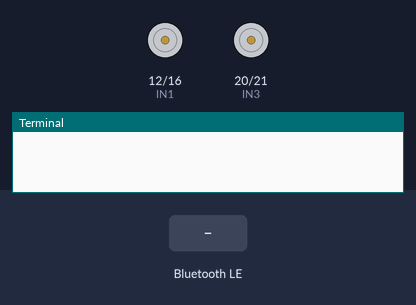
The program below on a simulated Raspberry Pi (BCM pin numbers). Parts: motor-driver pin pairs drawn as motors (green arrow = first pin HIGH = forward, orange = second pin HIGH = backward, longer = more drive, scaled by the enable pin), the last lines printed to the terminal. The test bench sets the inputs (shaded band). A phone connects over Bluetooth after 1 s.

Above: at 1.2 s.
1.3 s: "F" written over Bluetooth
At 1.8 s:
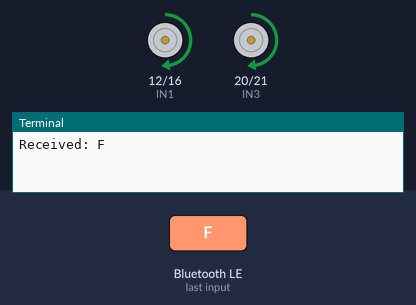
2.8 s: "L" written over Bluetooth
At 4.0 s:
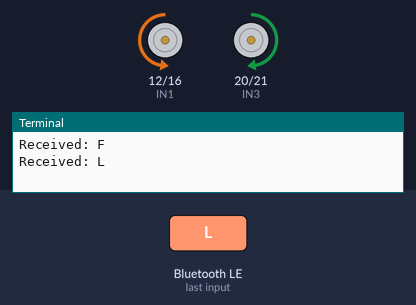
4.3 s: "R" written over Bluetooth
At 5.3 s:
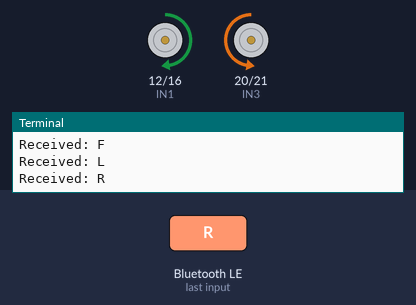
5.8 s: "B" written over Bluetooth
At 6.4 s:
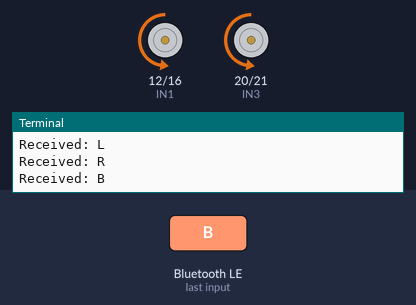
Timing chart, 0 to 8.3 s (numbered marks = the images above; inputs shaded):
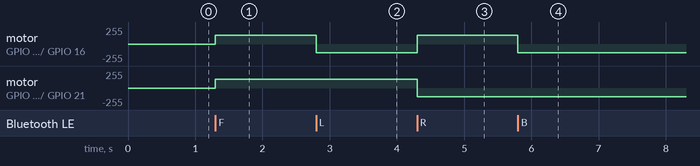

The program:

pi_bt_robot.py
```python
import bluetooth
import time
import RPi.GPIO as GPIO
ENA = 18
IN1 = 12
IN2 = 16
IN3 = 20
IN4 = 21
ENB = 13
GPIO.setwarnings(False)
GPIO.setmode(GPIO.BCM)
GPIO.setup(IN1,GPIO.OUT)
GPIO.setup(IN2,GPIO.OUT)
GPIO.setup(IN3,GPIO.OUT)
GPIO.setup(IN4,GPIO.OUT)
GPIO.setup(ENA,GPIO.OUT)
GPIO.setup(ENB,GPIO.OUT)
leftPWM = GPIO.PWM(ENA,1000)
rightPWM = GPIO.PWM(ENB,1000)
leftPWM.start(0)
rightPWM.start(0)
leftPWM.ChangeDutyCycle(50)
rightPWM.ChangeDutyCycle(50)
bt_addr = "00:18:E4:40:00:06"
port = 1
server_socket=bluetooth.BluetoothSocket (bluetooth.RFCOMM)
server_socket.connect((bt_addr,port))
def right():
    GPIO.output(IN1,GPIO.HIGH)
    GPIO.output(IN2,GPIO.LOW)
    GPIO.output(IN3,GPIO.LOW)
    GPIO.output(IN4,GPIO.HIGH)
def left():
   GPIO.output(IN1,GPIO.LOW)
   GPIO.output(IN2,GPIO.HIGH)
   GPIO.output(IN3,GPIO.HIGH)
   GPIO.output(IN4,GPIO.LOW)
def forward():
   GPIO.output(IN1,GPIO.HIGH)
   GPIO.output(IN2,GPIO.LOW)
   GPIO.output(IN3,GPIO.HIGH)
   GPIO.output(IN4,GPIO.LOW)
def backward():
   GPIO.output(IN1,GPIO.LOW)
   GPIO.output(IN2,GPIO.HIGH)
   GPIO.output(IN3,GPIO.LOW)
   GPIO.output(IN4,GPIO.HIGH)
def stop():
   GPIO.output(IN1,GPIO.LOW)
   GPIO.output(IN2,GPIO.LOW)
   GPIO.output(IN3,GPIO.LOW)
   GPIO.output(IN4,GPIO.LOW)
data=""
while 1:
         data= server_socket.recv(1024)
	 data_end = data.find('\n')
         print "Received: %s" % data
         if (data == "F"):
            forward()
         elif (data == "L"):
            left()
         elif (data == "R"):
            right()
         elif (data == "B"):
            backward()
         elif data == "S":
            stop()
server_socket.close()
```

Measured:
- after the input at 1.3 s, motor on GPIO 12 (IN1) / GPIO 16 (IN2), motor on GPIO 20 (IN3) / GPIO 21 (IN4): stopped → forward 128/255 at once
- after the input at 2.8 s, motor on GPIO 12 (IN1) / GPIO 16 (IN2): forward 128/255 → backward 128/255 at once
- after the input at 4.3 s, motor on GPIO 12 (IN1) / GPIO 16 (IN2): backward 128/255 → forward 128/255 at once; motor on GPIO 20 (IN3) / GPIO 21 (IN4): forward 128/255 → backward 128/255 at once
- after the input at 5.8 s, motor on GPIO 12 (IN1) / GPIO 16 (IN2): forward 128/255 → backward 128/255 at once
